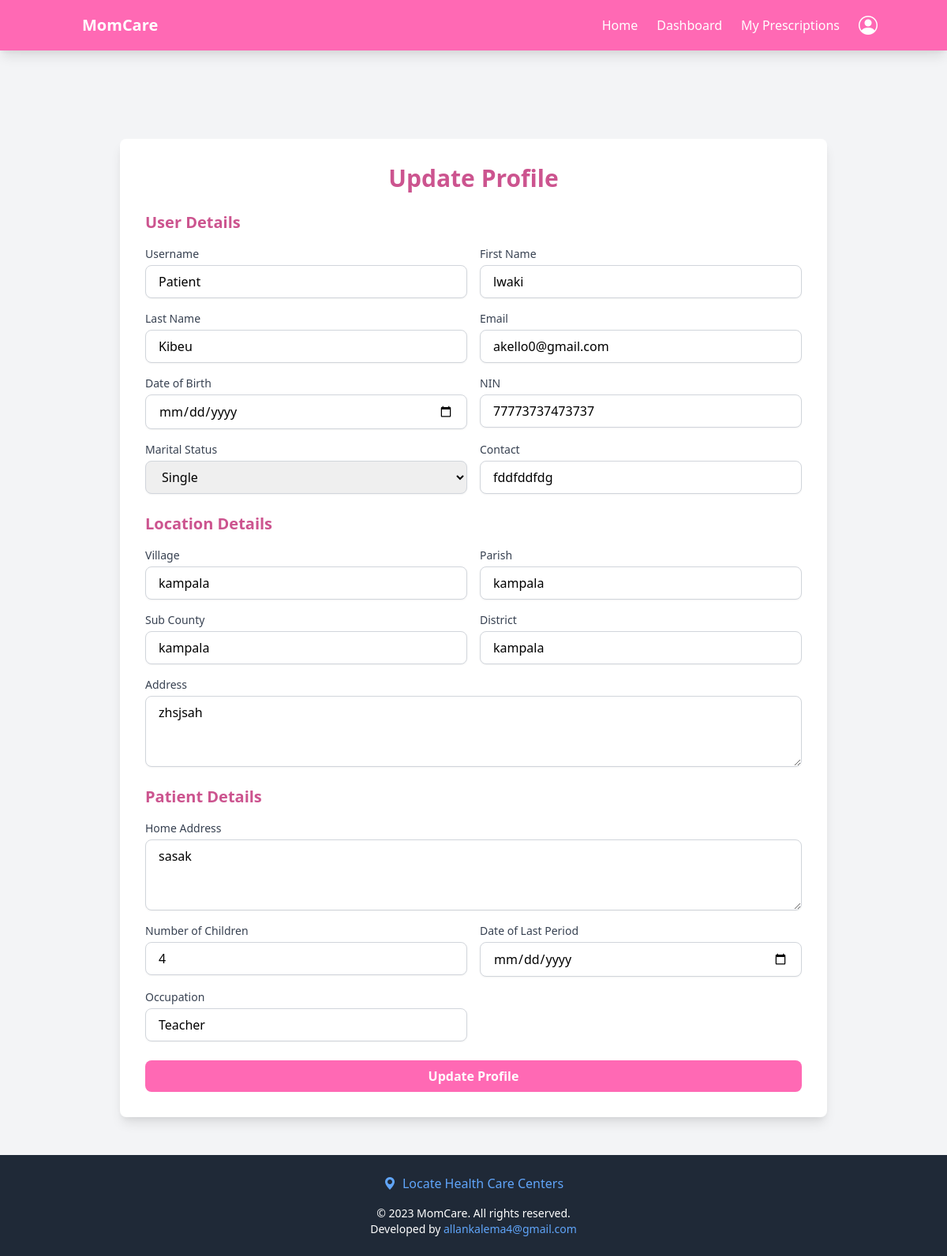
The page /profile_update/ (signed in) on the database its author committed.
### accounts/models.py (models this page shows, shortened)
class User(AbstractBaseUser, PermissionsMixin):
    username = models.CharField(max_length=150, unique=True)
    first_name = models.CharField(max_length=150)
    last_name = models.CharField(max_length=150)
    email = models.EmailField(unique=True)
    date_of_birth = models.DateField(null=True, blank=True)
    nin = models.CharField(max_length=20, unique=True, null=True, blank=True)
    marital_status = models.CharField(
        max_length=20,
        choices=[('Single', 'Single'), ('Married', 'Married')],
        null=True, blank=True
    )
    contact = models.CharField(max_length=15, null=True, blank=True)
    health_insurance_details = models.TextField(null=True, blank=True)
    government_scheme_eligibility = models.TextField(null=True, blank=True)
    is_doctor = models.BooleanField(default=False)
    is_patient = models.BooleanField(default=False)
    is_hospital = models.BooleanField(default=False)
    is_active = models.BooleanField(default=True)
    is_staff = models.BooleanField(default=False)
    created_at = models.DateTimeField(default=timezone.now)
    updated_at = models.DateTimeField(auto_now=True)
    objects = CustomUserManager()
    USERNAME_FIELD = 'username'
    REQUIRED_FIELDS = ['first_name', 'last_name', 'email']

class Location(models.Model):
    user = models.OneToOneField(User, on_delete=models.CASCADE, related_name="location")
    village = models.CharField(max_length=255, null=True, blank=True)
    parish = models.CharField(max_length=255, null=True, blank=True)
    sub_county = models.CharField(max_length=255, null=True, blank=True)
    district = models.CharField(max_length=255, null=True, blank=True)
    address = models.TextField(null=True, blank=True)  # Generic address field

class Patient(models.Model):
    user = models.OneToOneField(User, on_delete=models.CASCADE, related_name="patient_profile")
    age = models.IntegerField(null=True, blank=True)
    home_address = models.TextField(null=True, blank=True)
    number_of_children = models.IntegerField(null=True, blank=True)
    date_of_last_period = models.DateField(null=True, blank=True)
    occupation = models.CharField(max_length=255, null=True, blank=True)
    gestational_age = models.IntegerField(null=True, blank=True)  # Weeks of pregnancy
    expected_due_date = models.DateField(null=True, blank=True)
    type_of_pregnancy = models.CharField(max_length=20, choices=[('Single', 'Single'), ('Twins', 'Twins'), ('Multiples', 'Multiples')], null=True, blank=True)
    previous_pregnancies = models.IntegerField(null=True, blank=True)
    delivery_history = models.TextField(null=True, blank=True)
    high_risk_factors = models.TextField(null=True, blank=True)
    fetal_health = models.TextField(null=True, blank=True)
    pre_existing_conditions = models.TextField(null=True, blank=True)
    previous_surgeries = models.TextField(null=True, blank=True)
    current_medications = models.TextField(null=True, blank=True)
    allergies = models.TextField(null=True, blank=True)
    blood_type = models.CharField(max_length=5, null=True, blank=True)
    family_medical_history = models.TextField(null=True, blank=True)
    admitted = models.BooleanField(default=False)
    diet_preferences = models.TextField(null=True, blank=True)
    exercise_level = models.TextField(null=True, blank=True)
    smoking_alcohol_drug_use = models.TextField(null=True, blank=True)
    mental_health_status = models.TextField(null=True, blank=True)

### accounts/views.py (the view)
# urls.py: path('profile_update/', profile_update, name='profile_update'),
@login_required
def profile_update(request):
    user = request.user
    location, _ = Location.objects.get_or_create(user=user)
    patient, _ = Patient.objects.get_or_create(user=user)
    if request.method == 'POST':
        user_form = UserUpdateForm(request.POST, instance=user)
        location_form = LocationUpdateForm(request.POST, instance=location)
        patient_form = PatientUpdateForm(request.POST, instance=patient)
        if user_form.is_valid() and location_form.is_valid() and patient_form.is_valid():
            user_form.save()
            location_form.save()
            patient_form.save()
            messages.success(request, 'Your profile has been updated successfully!')
            return redirect('home')
        else:
            for field, errors in user_form.errors.items():
                for error in errors:
                    messages.error(request, f"User - {field}: {error}")
            for field, errors in location_form.errors.items():
                for error in errors:
                    messages.error(request, f"Location - {field}: {error}")
            for field, errors in patient_form.errors.items():
                for error in errors:
                    messages.error(request, f"Patient - {field}: {error}")
    else:
        user_form = UserUpdateForm(instance=user)
        location_form = LocationUpdateForm(instance=location)
        patient_form = PatientUpdateForm(instance=patient)
    return render(request, 'accounts/profile_update.html', {
        'user_form': user_form,
        'location_form': location_form,
        'patient_form': patient_form,
    })

### templates/accounts/profile_update.html (shortened to what this page needs)
{% extends 'base.html' %}
{% load static %}
{% block content %}
<main class="mt-16 sm:mt-20 min-h-screen flex items-center justify-center bg-gray-100">
    <div class="w-full max-w-4xl p-6 sm:p-8 bg-white rounded-lg shadow-lg">
        <h2 class="text-2xl sm:text-3xl font-bold text-hotpink-dark mb-6 text-center">Update Profile</h2>
        <form method="post" class="space-y-6">
            <div>
                <h3 class="text-xl font-semibold text-hotpink-dark mb-4">User Details</h3>
                <div class="grid grid-cols-1 sm:grid-cols-2 gap-4">
                    <div>
                        <label for="username" class="block text-sm font-medium text-gray-700">Username</label>
                        <input type="text" id="username" name="username" value="{{ user_form.instance.username }}"
                               class="mt-1 block w-full px-4 py-2 border border-gray-300 rounded-lg shadow-sm focus:ring-hotpink focus:border-hotpink"
                               placeholder="Enter username">
                    </div>
                    <div>
                        <label for="first_name" class="block text-sm font-medium text-gray-700">First Name</label>
                        <input type="text" id="first_name" name="first_name" value="{{ user_form.instance.first_name }}"
                               class="mt-1 block w-full px-4 py-2 border border-gray-300 rounded-lg shadow-sm focus:ring-hotpink focus:border-hotpink"
                               placeholder="Enter first name">
                    </div>
                    <div>
                        <label for="last_name" class="block text-sm font-medium text-gray-700">Last Name</label>
                        <input type="text" id="last_name" name="last_name" value="{{ user_form.instance.last_name }}"
                               class="mt-1 block w-full px-4 py-2 border border-gray-300 rounded-lg shadow-sm focus:ring-hotpink focus:border-hotpink"
                               placeholder="Enter last name">
                    </div>
                    <div>
                        <label for="email" class="block text-sm font-medium text-gray-700">Email</label>
                        <input type="email" id="email" name="email" value="{{ user_form.instance.email }}"
                               class="mt-1 block w-full px-4 py-2 border border-gray-300 rounded-lg shadow-sm focus:ring-hotpink focus:border-hotpink"
                               placeholder="Enter email">
                    </div>
                    <div>
                        <label for="date_of_birth" class="block text-sm font-medium text-gray-700">Date of Birth</label>
                        <input type="date" id="date_of_birth" name="date_of_birth" value="{{ user_form.instance.date_of_birth|default:'' }}"
                               class="mt-1 block w-full px-4 py-2 border border-gray-300 rounded-lg shadow-sm focus:ring-hotpink focus:border-hotpink">
                    </div>
                    <div>
                        <label for="nin" class="block text-sm font-medium text-gray-700">NIN</label>
                        <input type="text" id="nin" name="nin" value="{{ user_form.instance.nin }}"
                               class="mt-1 block w-full px-4 py-2 border border-gray-300 rounded-lg shadow-sm focus:ring-hotpink focus:border-hotpink"
                               placeholder="Enter NIN">
                    </div>
                    <div>
                        <label for="marital_status" class="block text-sm font-medium text-gray-700">Marital Status</label>
                        <select id="marital_status" name="marital_status"
                                class="mt-1 block w-full px-4 py-2 border border-gray-300 rounded-lg shadow-sm focus:ring-hotpink focus:border-hotpink">
                            <option value="Single" {% if user_form.instance.marital_status == 'Single' %}selected{% endif %}>Single</option>
                        </select>
                    </div>
                    <div>
                        <label for="contact" class="block text-sm font-medium text-gray-700">Contact</label>
                        <input type="text" id="contact" name="contact" value="{{ user_form.instance.contact }}"
                               class="mt-1 block w-full px-4 py-2 border border-gray-300 rounded-lg shadow-sm focus:ring-hotpink focus:border-hotpink"
                               placeholder="Enter contact number">
                    </div>
                </div>
            </div>
            <div>
                <h3 class="text-xl font-semibold text-hotpink-dark mb-4">Location Details</h3>
                <div class="grid grid-cols-1 sm:grid-cols-2 gap-4">
                    <div>
                        <label for="village" class="block text-sm font-medium text-gray-700">Village</label>
                        <input type="text" id="village" name="village" value="{{ location_form.instance.village }}"
                               class="mt-1 block w-full px-4 py-2 border border-gray-300 rounded-lg shadow-sm focus:ring-hotpink focus:border-hotpink"
                               placeholder="Enter village">
                    </div>
                    <div>
                        <label for="parish" class="block text-sm font-medium text-gray-700">Parish</label>
                        <input type="text" id="parish" name="parish" value="{{ location_form.instance.parish }}"
                               class="mt-1 block w-full px-4 py-2 border border-gray-300 rounded-lg shadow-sm focus:ring-hotpink focus:border-hotpink"
                               placeholder="Enter parish">
                    </div>
                    <div>
                        <label for="sub_county" class="block text-sm font-medium text-gray-700">Sub County</label>
                        <input type="text" id="sub_county" name="sub_county" value="{{ location_form.instance.sub_county }}"
                               class="mt-1 block w-full px-4 py-2 border border-gray-300 rounded-lg shadow-sm focus:ring-hotpink focus:border-hotpink"
                               placeholder="Enter sub-county">
                    </div>
                    <div>
                        <label for="district" class="block text-sm font-medium text-gray-700">District</label>
                        <input type="text" id="district" name="district" value="{{ location_form.instance.district }}"
                               class="mt-1 block w-full px-4 py-2 border border-gray-300 rounded-lg shadow-sm focus:ring-hotpink focus:border-hotpink"
                               placeholder="Enter district">
                    </div>
                    <div class="sm:col-span-2">
                        <label for="address" class="block text-sm font-medium text-gray-700">Address</label>
                        <textarea id="address" name="address" rows="3"
                                  class="mt-1 block w-full px-4 py-2 border border-gray-300 rounded-lg shadow-sm focus:ring-hotpink focus:border-hotpink"
                                  placeholder="Enter address">{{ location_form.instance.address }}</textarea>
                    </div>
                </div>
            </div>
            <div>
                <h3 class="text-xl font-semibold text-hotpink-dark mb-4">Patient Details</h3>
                <div class="grid grid-cols-1 sm:grid-cols-2 gap-4">
                    <div class="sm:col-span-2">
                        <label for="home_address" class="block text-sm font-medium text-gray-700">Home Address</label>
                        <textarea id="home_address" name="home_address" rows="3"
                                  class="mt-1 block w-full px-4 py-2 border border-gray-300 rounded-lg shadow-sm focus:ring-hotpink focus:border-hotpink"
                                  placeholder="Enter home address">{{ patient_form.instance.home_address }}</textarea>
                    </div>
                    <div>
                        <label for="number_of_children" class="block text-sm font-medium text-gray-700">Number of Children</label>
                        <input type="number" id="number_of_children" name="number_of_children" value="{{ patient_form.instance.number_of_children }}"
                               class="mt-1 block w-full px-4 py-2 border border-gray-300 rounded-lg shadow-sm focus:ring-hotpink focus:border-hotpink"
                               placeholder="Enter number of children">
                    </div>
                    <div>
                        <label for="date_of_last_period" class="block text-sm font-medium text-gray-700">Date of Last Period</label>
                        <input type="date" id="date_of_last_period" name="date_of_last_period" value="{{ patient_form.instance.date_of_last_period|default:'' }}"
                               class="mt-1 block w-full px-4 py-2 border border-gray-300 rounded-lg shadow-sm focus:ring-hotpink focus:border-hotpink">
                    </div>
                    <div>
                        <label for="occupation" class="block text-sm font-medium text-gray-700">Occupation</label>
                        <input type="text" id="occupation" name="occupation" value="{{ patient_form.instance.occupation }}"
                               class="mt-1 block w-full px-4 py-2 border border-gray-300 rounded-lg shadow-sm focus:ring-hotpink focus:border-hotpink"
                               placeholder="Enter occupation">
                    </div>
                </div>
            </div>
            <div>
                <button type="submit"
                        class="w-full bg-hotpink text-white px-4 py-2 rounded-lg font-semibold hover:bg-hotpink-light transition duration-300">
                    Update Profile
                </button>
            </div>
        </form>
    </div>
</main>
{% endblock %}

### rows shown on the page
User: username "Patient", first_name "lwaki", last_name "Kibeu", email "akello0@gmail.com", nin "77773737473737", marital_status "Single", contact "fddfddfdg"
Location: village "kampala", parish "kampala", sub_county "kampala", district "kampala", address "zhsjsah"
Patient: home_address "sasak", number_of_children "4", occupation "Teacher"
